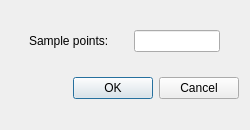
<?xml version="1.0" encoding="UTF-8"?>
<ui version="4.0">
 <class>DialogSamplePoints</class>
 <widget class="QDialog" name="DialogSamplePoints">
  <property name="geometry">
   <rect>
    <x>0</x>
    <y>0</y>
    <width>250</width>
    <height>130</height>
   </rect>
  </property>
  <property name="minimumSize">
   <size>
    <width>250</width>
    <height>130</height>
   </size>
  </property>
  <property name="maximumSize">
   <size>
    <width>250</width>
    <height>130</height>
   </size>
  </property>
  <property name="windowTitle">
   <string>Set number of sample points</string>
  </property>
  <property name="modal">
   <bool>true</bool>
  </property>
  <layout class="QVBoxLayout" name="verticalLayout">
   <item>
    <layout class="QHBoxLayout" name="horizontalLayout">
     <item>
      <spacer name="horizontalSpacer">
       <property name="orientation">
        <enum>Qt::Horizontal</enum>
       </property>
       <property name="sizeHint" stdset="0">
        <size>
         <width>40</width>
         <height>20</height>
        </size>
       </property>
      </spacer>
     </item>
     <item>
      <widget class="QLabel" name="label">
       <property name="text">
        <string>Sample points:</string>
       </property>
      </widget>
     </item>
     <item>
      <spacer name="horizontalSpacer_2">
       <property name="orientation">
        <enum>Qt::Horizontal</enum>
       </property>
       <property name="sizeHint" stdset="0">
        <size>
         <width>40</width>
         <height>20</height>
        </size>
       </property>
      </spacer>
     </item>
     <item>
      <widget class="QLineEdit" name="lineEditSamplePoints"/>
     </item>
     <item>
      <spacer name="horizontalSpacer_3">
       <property name="orientation">
        <enum>Qt::Horizontal</enum>
       </property>
       <property name="sizeHint" stdset="0">
        <size>
         <width>40</width>
         <height>20</height>
        </size>
       </property>
      </spacer>
     </item>
    </layout>
   </item>
   <item>
    <widget class="QDialogButtonBox" name="buttonBox">
     <property name="orientation">
      <enum>Qt::Horizontal</enum>
     </property>
     <property name="standardButtons">
      <set>QDialogButtonBox::Cancel|QDialogButtonBox::Ok</set>
     </property>
    </widget>
   </item>
  </layout>
 </widget>
 <resources/>
 <connections>
  <connection>
   <sender>buttonBox</sender>
   <signal>accepted()</signal>
   <receiver>DialogSamplePoints</receiver>
   <slot>accept()</slot>
   <hints>
    <hint type="sourcelabel">
     <x>248</x>
     <y>254</y>
    </hint>
    <hint type="destinationlabel">
     <x>157</x>
     <y>274</y>
    </hint>
   </hints>
  </connection>
  <connection>
   <sender>buttonBox</sender>
   <signal>rejected()</signal>
   <receiver>DialogSamplePoints</receiver>
   <slot>reject()</slot>
   <hints>
    <hint type="sourcelabel">
     <x>316</x>
     <y>260</y>
    </hint>
    <hint type="destinationlabel">
     <x>286</x>
     <y>274</y>
    </hint>
   </hints>
  </connection>
 </connections>
</ui>
